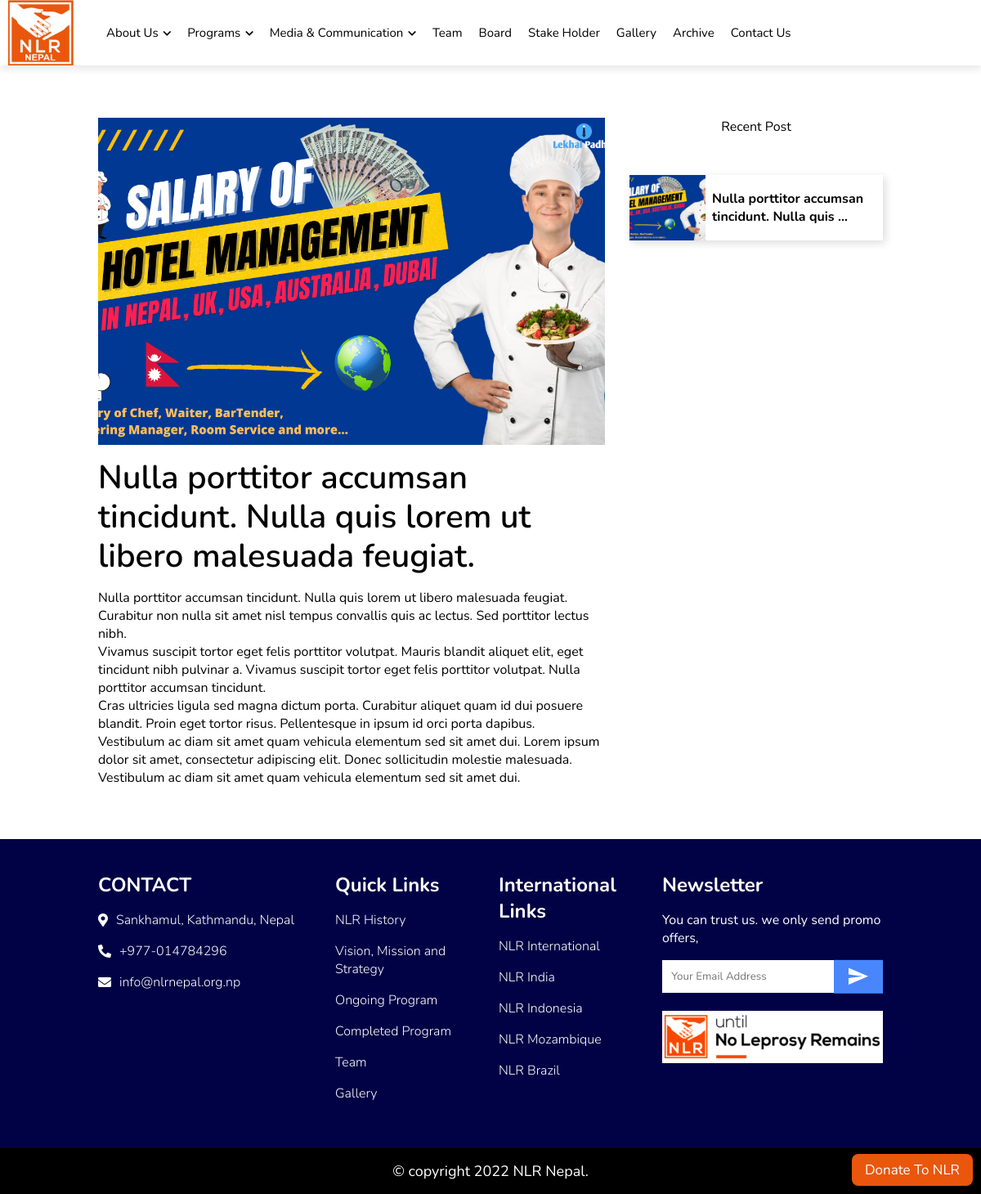
Page /pages/article/Nulla-porttitor-accumsan-tincidunt/ on the committed database.
### home/models.py (models this page shows)
class Article(models.Model):
    title = models.CharField(max_length=255, verbose_name='Title', unique=True)
    slug = models.SlugField(max_length=255, unique=True, null=True, blank=True)
    description = RichTextField()
    image = models.ImageField(upload_to='blog/', verbose_name='Image')
    location = models.CharField(max_length=255, verbose_name='Location')
    created_at = models.DateTimeField(auto_now_add=True)
    updated_at = models.DateTimeField(auto_now=True)
    def __str__(self):
        return self.title
    class Meta:
        verbose_name_plural = "Article"

### pages/views.py (the view)
# urls.py: path('article/<slug:slug>/', ArticleDetailView.as_view(), name='articledetail'),
class ArticleDetailView(View):
    def get(self, request, *args, **kwargs):
        get_article = get_object_or_404(Article, slug = kwargs['slug'])
        recent_articles = Article.objects.exclude(slug=get_article).order_by('-id')
        context = {
            'article':get_article,
            'recent_articles':recent_articles,
        }
        return render(request, 'frontend/pages/article-details.html',context)

### home/context_processors.py (called while the page is built)
def social_accounts(request):
    socials = SocialAccount.objects.all()
    return dict(socials=socials)

### templates/frontend/pages/article-details.html
{% extends "frontend/base.html" %}
{% load static %}
{% block content %}
<div class="all-details-page">
    <div class="wrapper">
      <div class="blog-post">
        <div class="image">
          <div class="img" style="background-image: url({{article.image.url}})"></div>
        </div>
        <div class="details">
          <div class="name">
            {{article.title}}
          </div>
          <p class="desc">
            {{article.description|safe}}
          </p>
        </div>
      </div>
      <div class="recent-post">
        <div class="title">Recent Post</div>
        <div class="list">
        {% for item in recent_articles %}
          <div class="item">
            <div class="recent-image">
              <div class="img" style="background-image: url({{item.image.url}})"></div>
            </div>
            <div class="name">
              <a href="{% url 'articledetail' item.slug %}">
                {{item.title|truncatewords:6}}
              </a>
            </div>
          </div>
        {% endfor %}
        </div>
      </div>
    </div>
  </div>
{% endblock content %}

### static/frontend/css/responsive.css (style rules this page uses)
@media only screen and (max-width: 1200px) { .wrapper { max-width: 1000px; } }

### rows in the picture
Article: image (picture), title "Nulla porttitor accumsan tincidunt. Nulla quis lorem ut libero malesuada feugiat.", description "Nulla porttitor accumsan tincidunt. Nulla quis lorem ut libero malesuada feugiat. Curabitur non nulla sit amet nisl tempus convallis quis ac lectus. Sed porttitor lectus nibh. Vivamus suscipit tortor eget felis porttitor volutpat. Mauris blandit aliquet elit, eget tincidunt nibh pulvinar a. Vivamus suscipit tortor eget felis porttitor volutpat. Nulla porttitor accumsan tincidunt. Cras ultricies ligula sed magna dictum porta. Curabitur aliquet quam id dui posuere blandit. Proin eget tortor risus. Pellentesque in ipsum id orci porta dapibus. Vestibulum ac diam sit amet quam vehicula elementum sed sit amet dui. Lorem ipsum dolor sit amet, consectetur adipiscing elit. Donec sollicitudin…", title "Nulla porttitor accumsan tincidunt. Nulla quis …"
